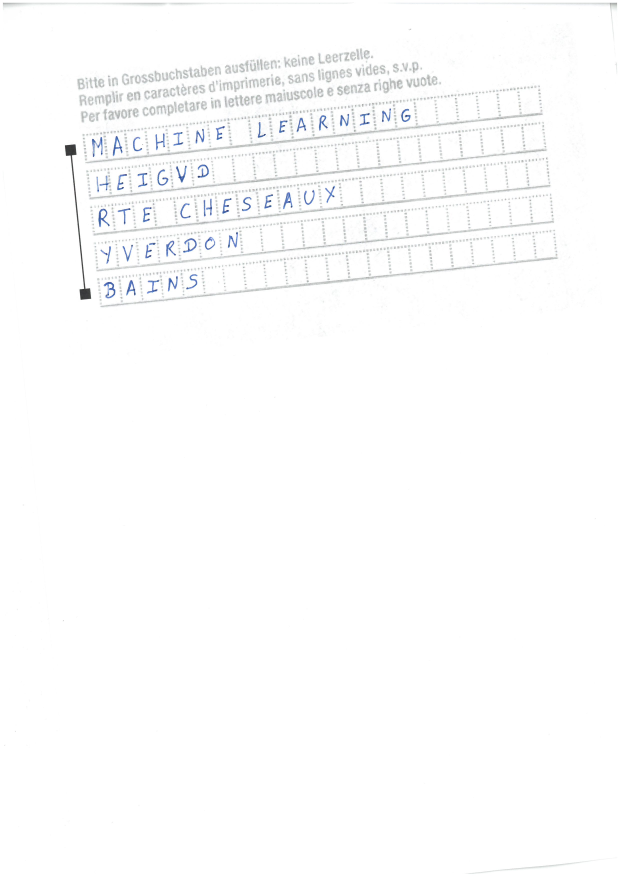
%> input picture Projet_OCR/RawImages/Lavanchy/scan3.jpg, 2480 x 3507 px (shown at 1/4 size)
$ octave Test.m   (GNU Octave 9; MATLAB toolbox functions it lacks are replaced by stand-ins)
%> lines starting %> are read from the running program, lines starting %| are printed output that depends on the picture; in (x1, y1, x2, y2) boxes, pixels count from 0 and x2, y2 are one past the last pixel; in counts of white or black regions, pixels touching at a corner belong together; the program's own positions count from 1
clc;clear;close all;

currentFolder = pwd;
%disp(currentFolder)
imgPath = strcat(currentFolder,'\Projet_OCR\RawImages\Lavanchy\scan3.jpg');
im = imread(imgPath);

% Get red plan
imR = im(:,:,1);
% figure(12); imshow(imR)
% Isolate markers
SE = strel('square',20);
imE = imclose(imR,SE);
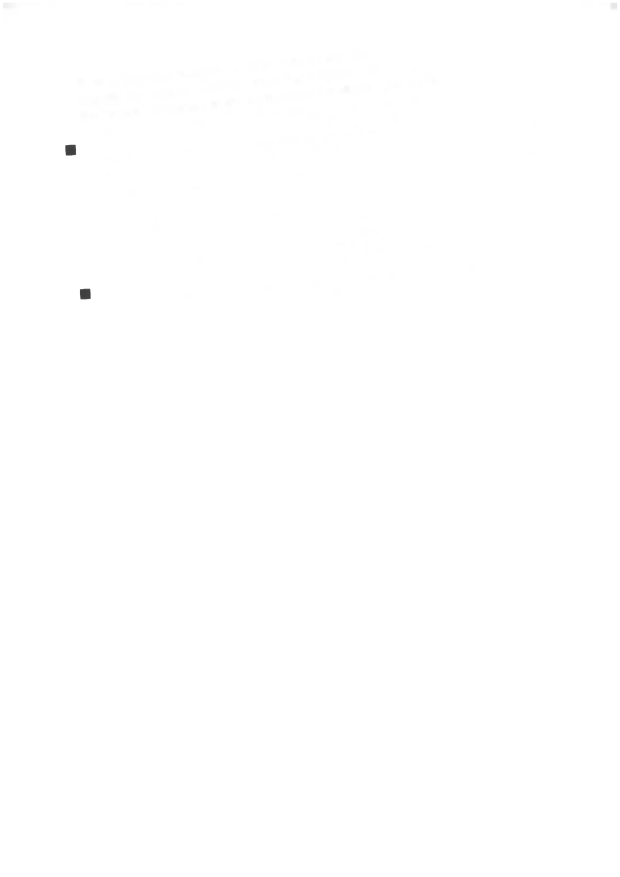
%> imE: size 3507x2480 uint8 (shown at 1/4 size); min 63, max 255, mean 254.9
bw = imE < 100;
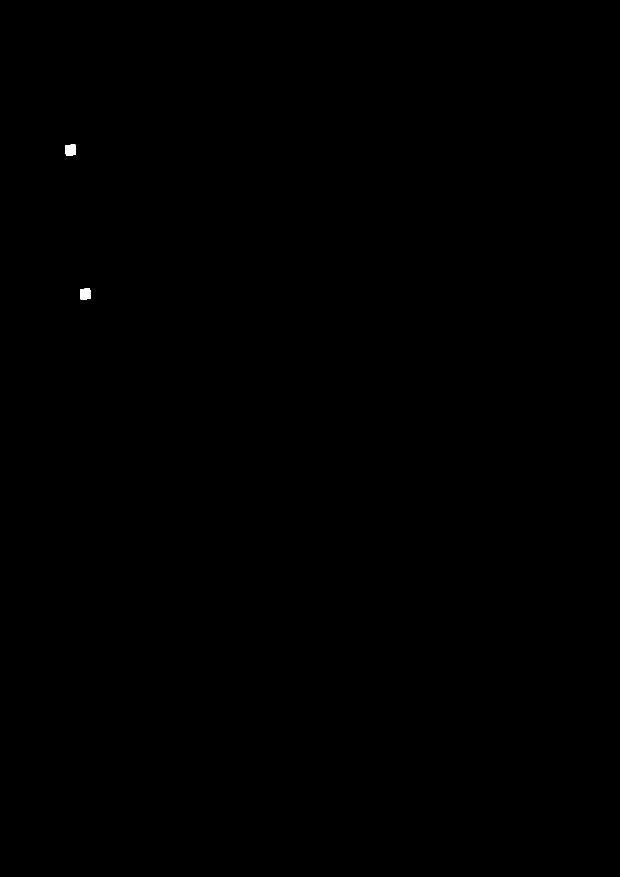
%> bw: size 3507x2480 logical (shown at 1/4 size); 0.04% white; 2 white regions, box (x1, y1, x2, y2) and area: (262, 579, 303, 622) 1671, (320, 1155, 362, 1197) 1664
centroids = regionprops(bw,'centroid');
%> centroids = 2 regions; Centroid: [283.1 600.9], [341.7 1176.5]
centerUp = centroids(1).Centroid;
%> centerUp = [283.1 600.9]
centerDown = centroids(2).Centroid;
%> centerDown = [341.7 1176.5]
markers = [centerUp,centerDown];
%> markers = [283.1 600.9 341.7 1176.5]

upMarker = markers(1:2);
%> upMarker = [283.1 600.9]
downMarker = markers(3:end);
%> downMarker = [341.7 1176.5]
alpha = atan2(downMarker(1)-upMarker(1),downMarker(2)-upMarker(2));
%> alpha = 0.101
alphaDeg = -alpha * 180/pi;
%> alphaDeg = -5.81
%> (the run ends here)

$ run again, with Projet_OCR/RawImages/Lavanchy/A-J_Lavanchy.jpeg copied over Projet_OCR/RawImages/Lavanchy/scan3.jpg
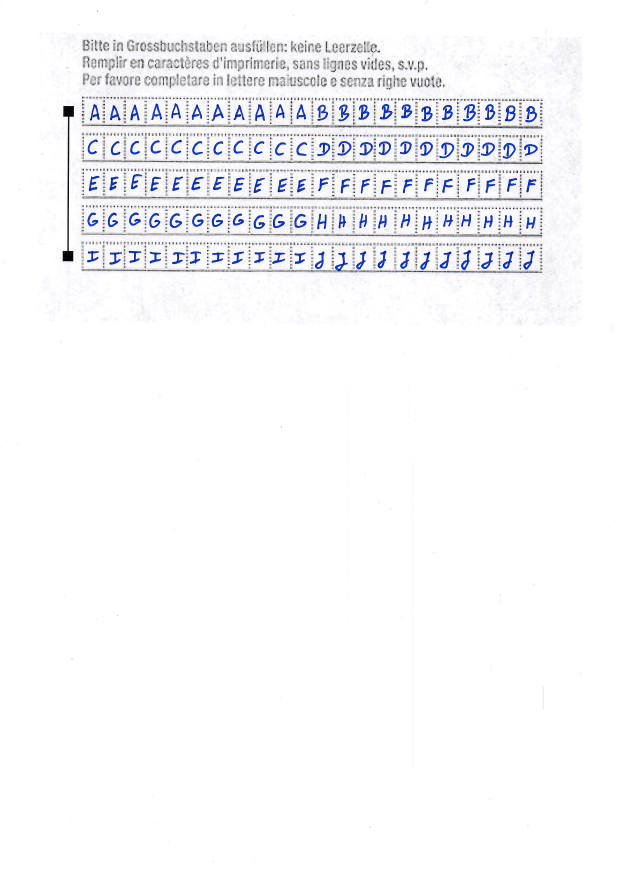
%> input picture Projet_OCR/RawImages/Lavanchy/A-J_Lavanchy.jpeg, 2479 x 3507 px (shown at 1/4 size)
%> `imR = im(:,:,1);`:
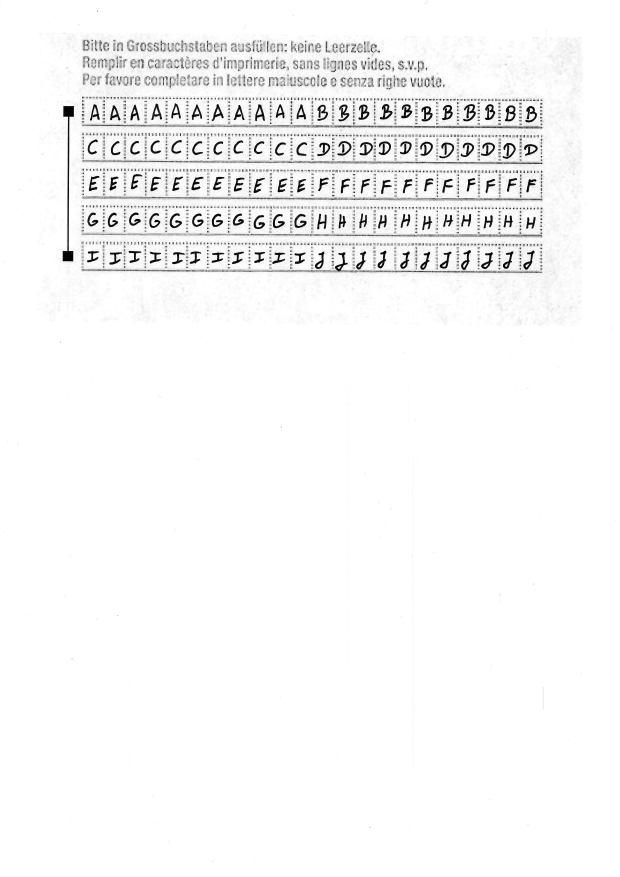
%> imR: size 3507x2479 uint8 (shown at 1/4 size); min 0, max 255, mean 246.8
%> bw: size 3507x2479 logical; 0.04% white; 2 white regions, box (x1, y1, x2, y2) and area: (254, 424, 295, 467) 1734, (251, 1004, 293, 1045) 1722
%> centroids = 2 regions; Centroid: [272.5 1025], [275.2 446.2]
%> centerUp = [272.5 1025]
%> centerDown = [275.2 446.2]
%> markers = [272.5 1025 275.2 446.2]
%> upMarker = [272.5 1025]
%> downMarker = [275.2 446.2]
%> alpha = 3.14
%> alphaDeg = -179.7
